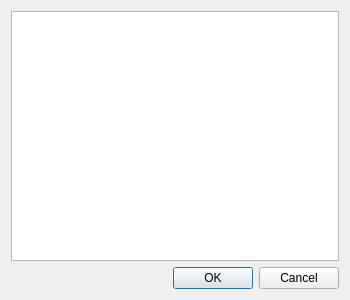
<?xml version="1.0" encoding="UTF-8"?>
<ui version="4.0">
 <class>Dialog</class>
 <widget class="QDialog" name="Dialog">
  <property name="geometry">
   <rect>
    <x>0</x>
    <y>0</y>
    <width>350</width>
    <height>300</height>
   </rect>
  </property>
  <property name="windowTitle">
   <string>Create New File</string>
  </property>
  <layout class="QVBoxLayout" name="verticalLayout">
   <item>
    <widget class="QTableWidget" name="listPlugin">
     <property name="alternatingRowColors">
      <bool>true</bool>
     </property>
     <property name="selectionMode">
      <enum>QAbstractItemView::SingleSelection</enum>
     </property>
     <property name="selectionBehavior">
      <enum>QAbstractItemView::SelectRows</enum>
     </property>
     <property name="showGrid">
      <bool>false</bool>
     </property>
     <property name="cornerButtonEnabled">
      <bool>true</bool>
     </property>
     <attribute name="horizontalHeaderVisible">
      <bool>false</bool>
     </attribute>
     <attribute name="horizontalHeaderHighlightSections">
      <bool>true</bool>
     </attribute>
     <attribute name="verticalHeaderVisible">
      <bool>false</bool>
     </attribute>
     <column>
      <property name="text">
       <string>Icon</string>
      </property>
     </column>
     <column>
      <property name="text">
       <string>Name</string>
      </property>
     </column>
     <column>
      <property name="text">
       <string>Extension</string>
      </property>
     </column>
    </widget>
   </item>
   <item>
    <widget class="QDialogButtonBox" name="buttonBox">
     <property name="orientation">
      <enum>Qt::Horizontal</enum>
     </property>
     <property name="standardButtons">
      <set>QDialogButtonBox::Cancel|QDialogButtonBox::Ok</set>
     </property>
    </widget>
   </item>
  </layout>
 </widget>
 <resources/>
 <connections>
  <connection>
   <sender>buttonBox</sender>
   <signal>accepted()</signal>
   <receiver>Dialog</receiver>
   <slot>accept()</slot>
   <hints>
    <hint type="sourcelabel">
     <x>248</x>
     <y>254</y>
    </hint>
    <hint type="destinationlabel">
     <x>157</x>
     <y>274</y>
    </hint>
   </hints>
  </connection>
  <connection>
   <sender>buttonBox</sender>
   <signal>rejected()</signal>
   <receiver>Dialog</receiver>
   <slot>reject()</slot>
   <hints>
    <hint type="sourcelabel">
     <x>316</x>
     <y>260</y>
    </hint>
    <hint type="destinationlabel">
     <x>286</x>
     <y>274</y>
    </hint>
   </hints>
  </connection>
 </connections>
</ui>
